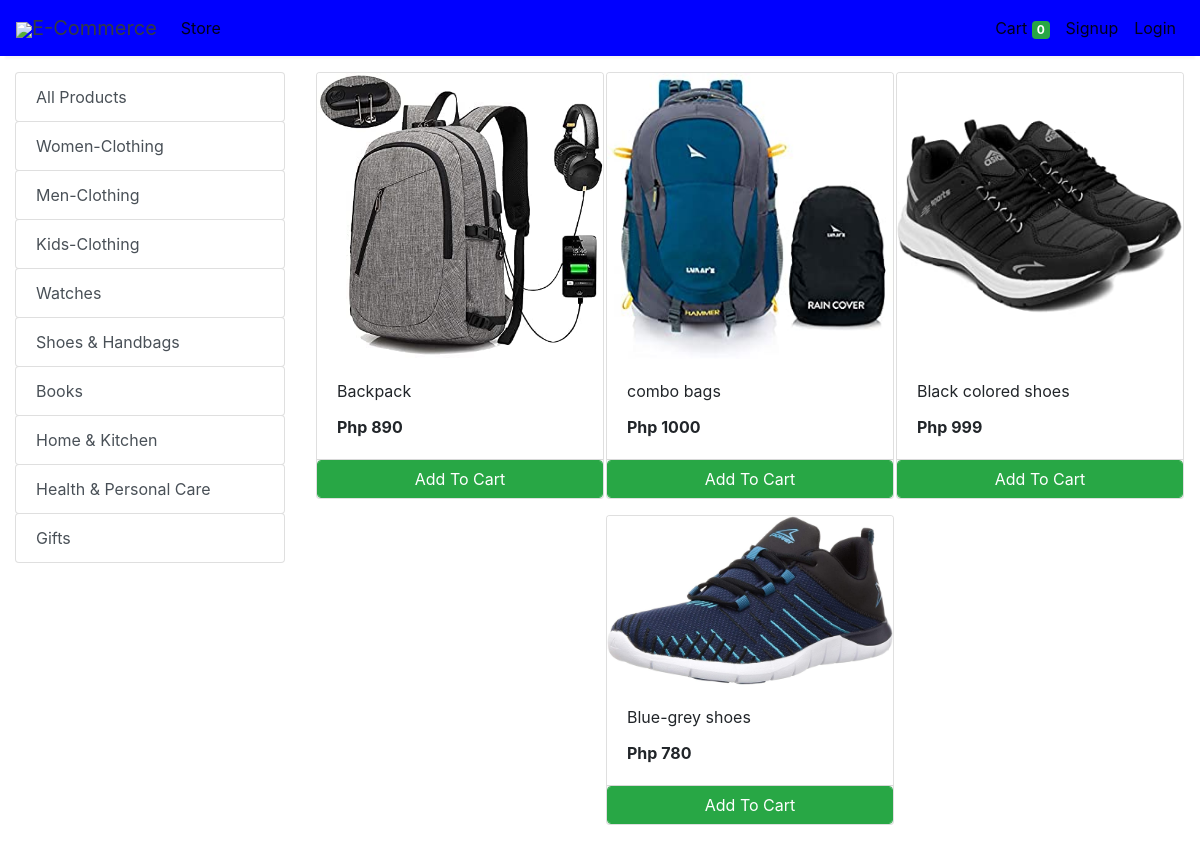
/store?category=26, run on the app's committed database.
### store/models/category.py (models this page shows, shortened)
class Category(models.Model):
    name= models.CharField(max_length=50)
    @staticmethod
    def get_all_categories():
        return Category.objects.all()

### store/models/product.py (models this page shows, shortened)
class Products(models.Model):
    name = models.CharField(max_length=60)
    price= models.IntegerField(default=0)
    category= models.ForeignKey(Category,on_delete=models.CASCADE,default=1 )
    description= models.CharField(max_length=250, default='', blank=True, null= True)
    image= models.ImageField(upload_to='uploads/products/')
    @staticmethod
    def get_all_products_by_categoryid(category_id):
        if category_id:
            return Products.objects.filter (category=category_id)
        else:
            return Products.get_all_products();

### store/views/home.py (the view)
# urls.py: path('' , include('store.urls'))
def store(request):
    cart = request.session.get('cart')
    if not cart:
        request.session['cart'] = {}
    products = None
    categories = Category.get_all_categories()
    categoryID = request.GET.get('category')
    if categoryID:
        products = Products.get_all_products_by_categoryid(categoryID)
    else:
        products = Products.get_all_products();
    data = {}
    data['products'] = products
    data['categories'] = categories
    print('you are : ', request.session.get('email'))
    return render(request, 'index.html', data)

### store/templatetags/cart.py (called while the page is built)
@register.filter (name='is_in_cart')
def is_in_cart(product, cart):
    keys = cart.keys ()
    for id in keys:
        if int (id) == product.id:
            return True
    return False;

### store/templatetags/custom_filter.py (called while the page is built)
@register.filter(name='currency')
def currency(number):
    return "Php "+str(number)

### store/templates/index.html (shortened to what this page needs)
{% extends 'base.html' %}
{% block content %}
{% load cart %}
{% load custom_filter %}
<div class="container-fluid mt-3">
	<div class="row">
		<div class="col-lg-3 mx-auto">
			<div class="list-group">
				<a href="/" class="list-group-item list-group-item-action btn btn-outline-success">All Products</a>
				{% for category in categories %}
				<a href="/?category={{category.id}}"
					class="list-group-item list-group-item-action btn btn-outline-success ">{{category.name}}</a>
				{% endfor %}
			</div>
		</div>
		<div id='products' class="col-lg-9 mx-auto">
			<div class="row mx-auto">
				{% for product in products %}
				<div class="card mx-auto mb-3" id={{product.id}} style="width: 18rem;">
					<img class="card-img-top" src="{{product.image.url}}" alt="Card image cap">
					<div class="card-body">
						<p class="card-title">{{product.name}}</p>
						<p class="card-text"><b>{{product.price|currency}}</b></p>
					</div>
					<div class="card-footer p-0 no-gutters">
						{% if product|is_in_cart:request.session.cart %}
						<div class="row no-gutters">
							<form action="/#{{product.id}}" class="col-2 " method="post">
								{% csrf_token %}
								<input hidden type="text" name='product' value='{{product.id}}'>
								<input hidden type="text" name='remove' value='True'>
								<input type="submit" value=" - " class="btn btn-block btn-success border-right">
							</form>
							<div class="text-center col btn btn-success">{{product|cart_quantity:request.session.cart}} in Cart</div>
							<form action="/#{{product.id}}" class="col-2 " method="post">
								{% csrf_token %}
								<input hidden type="text" name='product' value='{{product.id}}'>
								<input type="submit" value=" + " class="btn btn-block btn-success border-left">
							</form>
						</div>
						{% else %}
						<form action="/#{{product.id}}" method="POST" class="btn-block">
							<input type="submit" class="float-right btn btn-success form-control"
								value="Add To Cart">
						</form>
						{% endif %}
					</div>
				</div>
				{% endfor %}
			</div>
		</div>
	</div>
</div>
{% endblock %}

### data on the page
Category: name "Women-Clothing"
Category: name "Men-Clothing"
Category: name "Kids-Clothing"
Category: name "Watches"
Category: name "Shoes & Handbags"
Category: name "Books"
Category: name "Home & Kitchen"
Category: name "Health & Personal Care"
Category: name "Gifts"
Products: image (picture), name "Backpack", price "Php 890"
Products: image (picture), name "combo bags", price "Php 1000"
Products: image (picture), name "Black colored shoes", price "Php 999"
Products: image (picture), name "Blue-grey shoes", price "Php 780"

### other printed values
{{ request.session.cart.keys|length }} "0"
